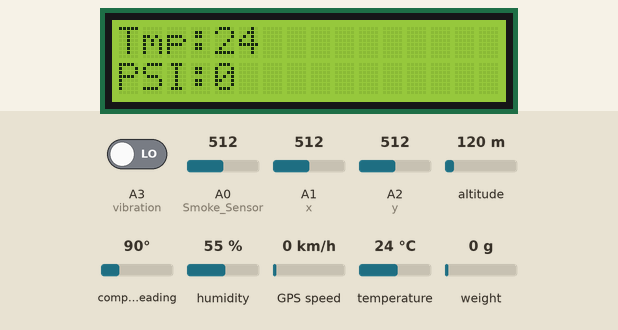
A sketch run on a simulated Arduino Uno, built with avr-gcc and run on an emulated ATmega328P. On the bench: 16×2 character LCD. Inputs (shaded band) come from the test bench; at power-on: temperature 24 °C, A0 (Smoke_Sensor) = 512, A1 (x) = 512, A2 (y) = 512, A3 (vibration) LOW, altitude 120 m, compass heading 90°, humidity 55 %, GPS speed 0 km/h, weight on the scale 0 g. The GPS gets a fix after 3 s at 37.7749, -122.4194 with 8 satellites; what the sketch prints to the serial monitor is not drawn.

Above: at 2.3 s.
2.4 s: temperature set to 12 °C
At 6.2 s:
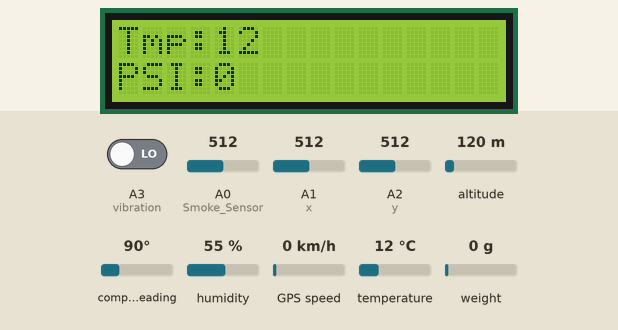
11.1 s: temperature set to 19 °C
At 13.5 s:
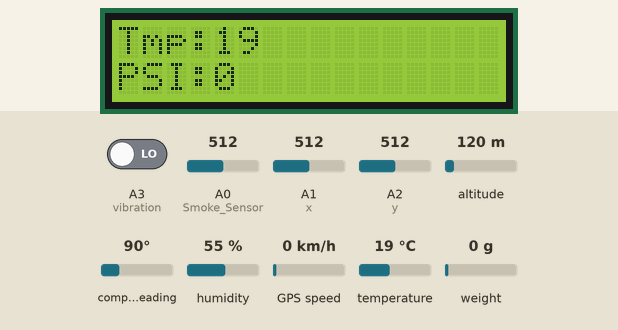
15.3 s: temperature set to 28 °C
At 20.6 s:
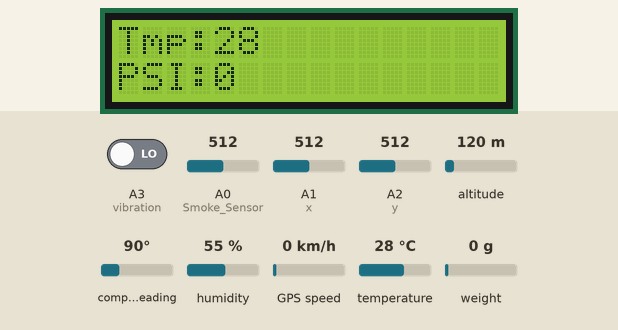
Timing chart, 0 to 22.1 s (numbered marks = the images above; inputs shaded):
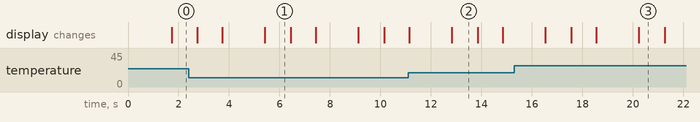

Measured:
- what the display in image 1 shows lasts 1.0 s, from 5.4 s to 6.4 s

The sketch:

Bus_tracking_and_monitoring.ino
```cpp
#include <SoftwareSerial.h>
#include <Q2HX711.h>
#include <TinyGPS++.h>
#include <LiquidCrystal_I2C.h>
#include "DHT.h"

#define DHTPIN 2
#define DHTTYPE DHT11
DHT dht(DHTPIN, DHTTYPE);
TinyGPSPlus gps;
LiquidCrystal_I2C lcd(0x27, 16, 2);

int Smoke_Sensor = A0;
int Smoke_Sensor_result;

int x = A1;
int y = A2;
int x_r;
int y_r;

int vibration = A3;
int vibration_r;

int t;

double latitude;
double longitude;
String latitude_data;
String longitude_data;

const byte MPS_OUT_pin = 3; // OUT data pin
const byte MPS_SCK_pin = 4; // clock data pin
int avg_size = 10; // #pts to average over

int psi;
Q2HX711 MPS20N0040D(MPS_OUT_pin, MPS_SCK_pin); // start comm with the HX710B

void setup()
{
  Serial.begin(9600);
  dht.begin();
  lcd.init();
  lcd.clear();
  lcd.backlight();
  pinMode(vibration,INPUT);
}

void loop()
{
  t = dht.readTemperature();

  vibration_r=digitalRead(vibration);

  Smoke_Sensor_result = analogRead(Smoke_Sensor);
  x_r = analogRead(x);
  y_r = analogRead(y);

  while (Serial.available() > 0)
    if (gps.encode(Serial.read()))
    {
      if (gps.location.isValid())
      {
        double latitude = (gps.location.lat());
        double longitude = (gps.location.lng());
        latitude_data= (String(latitude, 6));
        longitude_data= (String(longitude, 6));
        Serial.println(latitude_data);
        Serial.println(longitude_data);
      }
    }
  if (millis() > 5000 && gps.charsProcessed() < 10)
  {
    Serial.println(F("GPS Connection Error!!"));
    while (true);
  }

  float avg_val = 0.0;
  for (int ii=0;ii<avg_size;ii++)
  {
    avg_val += MPS20N0040D.read();
    delay(50);
  }
  avg_val /= avg_size;
  psi= (avg_val*5.0/1024/1000)-45;
  delay(100);
  if(psi<0)
  {
    psi=0;
  }

  Serial.print(t);
  Serial.print(",");
  Serial.print(vibration_r);
  Serial.print(",");
  Serial.print(x_r);
  Serial.print(",");
  Serial.print(y_r);
  Serial.print(",");
  Serial.print(Smoke_Sensor_result);
  Serial.print(",");
  Serial.print(psi);
  Serial.print(",");
  Serial.print(latitude_data);
  Serial.print(",");
  Serial.println(longitude_data);

  lcd.setCursor(0,0);
  lcd.print("Tmp:"+String(t));
  lcd.setCursor(0,1);
  lcd.print("PSI:"+String(psi));
  delay(1000);
  lcd.clear();
  lcd.setCursor(0,0);
  lcd.print("LT:"+String(latitude_data));
  lcd.setCursor(0,1);
  lcd.print("LN:"+String(longitude_data));
  delay(1000);
  lcd.clear();
}
```
